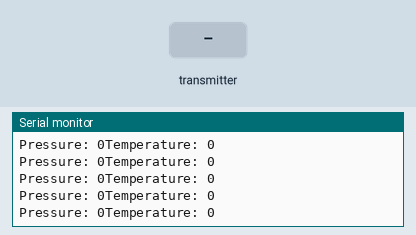
Recording of a sketch running on a simulated Arduino Uno, built with avr-gcc and run on an emulated ATmega328P. Parts: the last lines printed to the serial monitor. The test bench sets the inputs (shaded band). No radio packets arrive unless stated.

Above: at 1.2 s.
1.3 s: the transmitter starts sending p = 128
At 2.3 s:
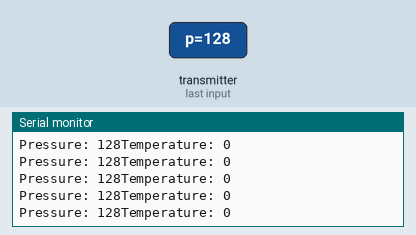
4.3 s: the transmitter starts sending t = 64
At 4.8 s:
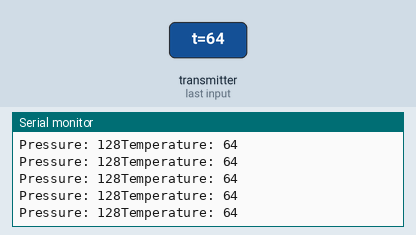
7.3 s: the transmitter starts sending p = 0
At 8.1 s:
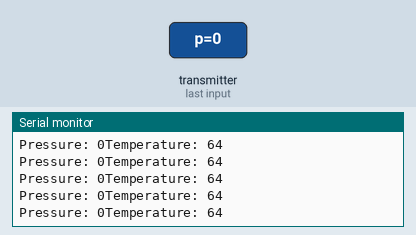
10.3 s: the transmitter starts sending t = 128
At 11.0 s:
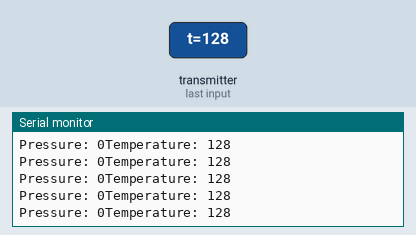
13.3 s: the transmitter starts sending p = 255
At 14.4 s:
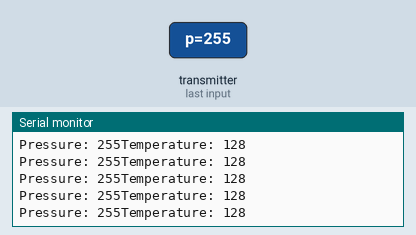
16.3 s: the transmitter starts sending t = 0
At 17.1 s:
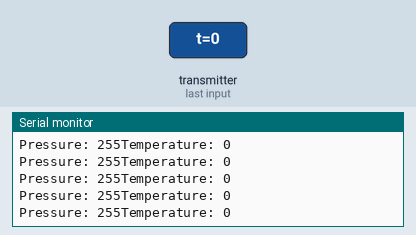
Timing chart, 0 to 19.3 s (numbered marks = the images above; inputs shaded):
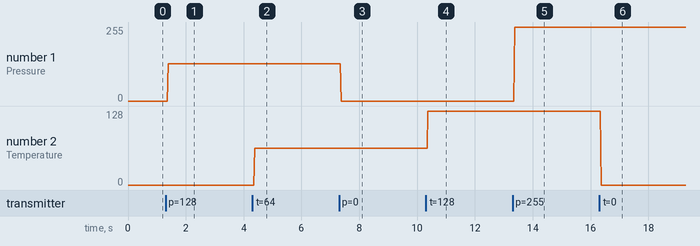

The sketch:

receiver_nrf.ino
```cpp
#include <SPI.h>
#include <nRF24L01.h>
#include <RF24.h>
#include <Wire.h>
const uint64_t pipeIn = 0xE8E8F0F0E1LL;
RF24 radio(9, 10);
struct MyData {
  byte p;
  byte t;
};
MyData data;
void setup()
{
  Serial.begin(9600);
  radio.begin();
  radio.setAutoAck(false);
  radio.setDataRate(RF24_250KBPS);
  radio.openReadingPipe(1, pipeIn);
  radio.startListening();
  //lcd.println("Receiver ");
}
void recvData()
{
  if ( radio.available() ) {
    radio.read(&data, sizeof(MyData));
    }
}
void loop()
{
  recvData();
  Serial.print("Pressure: ");
  Serial.print(data.p);
  Serial.print("Temperature: ");
  Serial.print(data.t);
  Serial.print("\n");
}
```

Measured:
- after the input at 1.3 s, the serial monitor: prints a new line after 0.09 s (image 1)
- after the input at 4.3 s, the serial monitor: prints a new line after 0.09 s (image 2)
- after the input at 7.3 s, the serial monitor: prints a new line after 0.07 s (image 3)
- after the input at 10.3 s, the serial monitor: prints a new line after 0.08 s (image 4)
- after the input at 13.3 s, the serial monitor: prints a new line after 0.08 s (image 5)
- after the input at 16.3 s, the serial monitor: prints a new line after 0.07 s (image 6)
- plotted number 1: 0 → 128 after the input at 1.3 s, 0 → 255 after the input at 13.3 s
- plotted number 2: 0 → 64 after the input at 4.3 s
